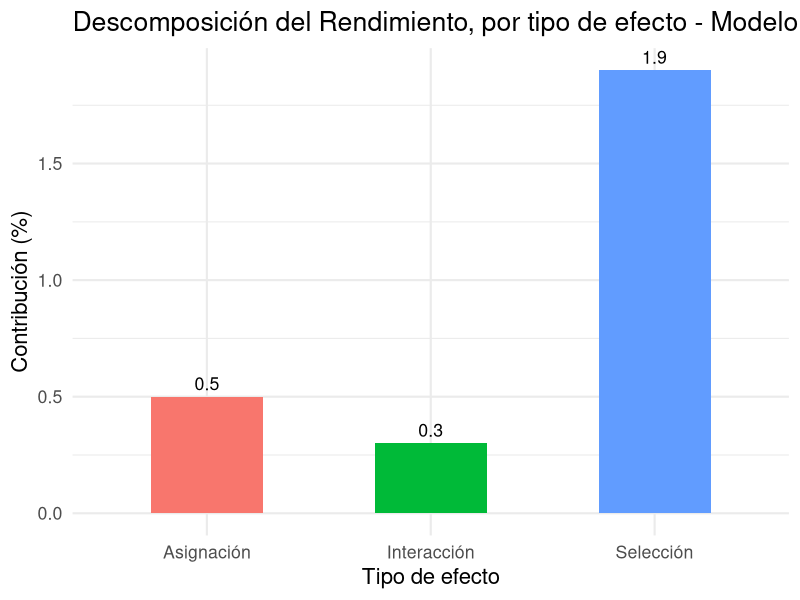

Recreate this plot in R.
# Definición del modelo Brinson-Fachler

# Es un modelo de atribución de rendimiento que permite analizar 
# y descomponer la diferencia entre el rendimiento de un portafolio 
# y un benchmark (índice de referencia), identificando las fuentes 
# de valor agregado por el tomador de decisiones.


# ¿Qué efectos calcula?
# 1. Asignación (Allocation Effect): 
#    Mide si se asignó más (o menos) peso relativo a sectores que 
#    tuvieron mejor rendimiento en el benchmark. Es un efecto 
#    "estratégico" de distribución de pesos.

# 2. Selección (Selection Effect): 
#    Mide si se eligieron activos financieros que rindieron más (o menos) 
#    que el promedio del sector en el benchmark. Es un efecto 
#    "táctico" de elección de activos.

# 3. Interacción (Interaction Effect): 
#    Mide el efecto combinado entre una buena (o mala) asignación 
#    y una buena (o mala) selección en el mismo sector.

# 4. Total: 
#    Es la suma de los tres efectos anteriores y representa la 
#    diferencia de rendimiento entre el portafolio y el benchmark.

# ¿Para qué sirve el modelo?
# - Identificar si se genera valor por elegir mejores activos (selección) o por
#   asignar mejor los recursos entre sectores (asignación).
# - Apoyar decisiones de mejora en la gestión de portafolios.


# ¿Cómo interpretar los valores?
# - Valores positivos indican valor agregado (contribución positiva).
# - Valores negativos indican decisiones que restaron valor.
# - El efecto dominante (el de mayor magnitud absoluta) indica 
#   la principal fuente de ventaja o desventaja respecto al benchmark.


# ---------------------------------------------------------------
# A continuación comienza la definición de funciones:
# ---------------------------------------------------------------

# Librerías
library(tidyverse)

# ----------------------------
# Función principal del modelo:
# ----------------------------

brinson_bf <- function(w_p, r_p, w_b, r_b) {
  stopifnot(length(w_p) == length(r_p),
            length(w_b) == length(r_b),
            length(w_p) == length(w_b))
  
  allocation  <- sum((w_p - w_b) * r_b)
  selection   <- sum(w_b * (r_p - r_b))
  interaction <- sum((w_p - w_b) * (r_p - r_b))
  total       <- allocation + selection + interaction
  
  return(tibble(
    Efecto = c("Asignación", "Selección", "Interacción", "Total"),
    Valor = c(allocation, selection, interaction, total)*100
  ))
}

# ----------------------------
# Función de interpretación:
# ----------------------------

interpretar_resultado <- function(efectos) {
  efecto_mayor <- efectos %>%
    filter(Efecto != "Total") %>%
    slice_max(abs(Valor), n = 1)
  
  glue::glue("El mayor impacto en el rendimiento proviene del efecto de *{efecto_mayor$Efecto}*, 
con una contribución de {round(efecto_mayor$Valor, 4)}%. 
Esto indica que la ventaja comparativa del portafolio frente al benchmark se debe principalmente a ese componente.")
}

# ----------------------------
# Función del ejemplo simulado:
# ----------------------------

simular_datos <- function() {
  tibble(
    Sector = c("Tecnología", "Salud", "Consumo"),
    Peso_Portafolio = c(0.5, 0.3, 0.2),
    Rend_Portafolio = c(0.1, 0.05, 0.07),
    Peso_Benchmark = c(0.3, 0.4, 0.3),
    Rend_Benchmark = c(0.07, 0.04, 0.05)
  )
}

# ----------------------------
# Función para ejecutar todo:
# ----------------------------

ejecutar_modelo <- function(datos) {
  resultados <- brinson_bf(
    w_p = datos$Peso_Portafolio,
    r_p = datos$Rend_Portafolio,
    w_b = datos$Peso_Benchmark,
    r_b = datos$Rend_Benchmark
  )
  
  interpretacion <- interpretar_resultado(resultados)
  
  list(resultados = resultados, interpretacion = interpretacion)
}

# ----------------------------
# Ejemplo de uso
# ----------------------------

datos <- simular_datos()
res <- ejecutar_modelo(datos)

# Mostrar resultados
print(res$resultados)
cat("\nInterpretación:\n")
cat(res$interpretacion)


# ----------------------------
# Graficar los efectos
# ----------------------------

library(ggplot2)

# Filtramos solo con los tres efectos (sin Total)
efectos_grafico <- res$resultados %>%
  filter(Efecto != "Total")

# Graficamos con ggplot2
ggplot(efectos_grafico, aes(x = Efecto, y = Valor, fill = Efecto)) +
  geom_col(width = 0.5) +
  geom_text(aes(label = round(Valor, 4)), vjust = -0.5, size = 4.5) +
  labs(title = "Descomposición del Rendimiento, por tipo de efecto - Modelo Brinson-Fachler",
       x = "Tipo de efecto",
       y = "Contribución (%)") +
  theme_minimal(base_size = 16) +
  theme(legend.position = "none")
